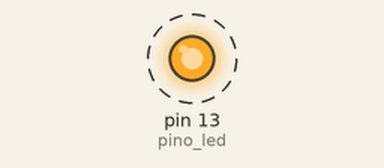
Bench run of a sketch on a simulated Arduino Uno, built with avr-gcc and run on an emulated ATmega328P. Parts: output pins drawn as LEDs (lit = HIGH). Dashed ring = blinking.

Above: at 0.5 s.
Timing chart, 0 to 4.6 s (numbered marks = the images above):
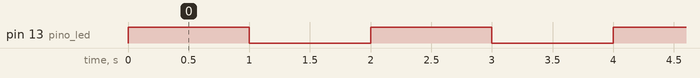

Measured:
- by itself, pin 13 (pino_led): alternates HIGH for 1.0 s and LOW for 1.0 s

The sketch:

prog.ino
```cpp
int pino_led = 13;

void setup() {
  // initialize digital pin LED_BUILTIN as an output.
  pinMode(pino_led, OUTPUT);
}

// the loop function runs over and over again forever
void loop() {
  digitalWrite(pino_led, HIGH);  // turn the LED on (HIGH is the voltage level)
  delay(1000);                      // wait for a second
  digitalWrite(pino_led, LOW);   // turn the LED off by making the voltage LOW
  delay(1000);                      // wait for a second
}
```

prog01.c
```cpp
#include <stdio.h>
#include <stdlib.h>

int main() {
    system("clear");
    printf("Hello World ... \n");
    return 0;
}
```
